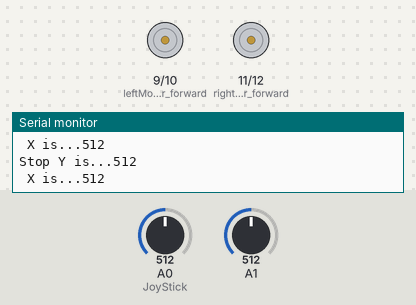
Recording of a sketch running on a simulated Arduino Uno, built with avr-gcc and run on an emulated ATmega328P. Parts: motor-driver pin pairs drawn as motors (green arrow = first pin HIGH = forward, orange = second pin HIGH = backward, longer = more drive), the last lines printed to the serial monitor. The inputs (shaded band) are chosen by the test bench; at power-on: A0 (JoyStick) = 512, A1 = 512.

Above: at 1.2 s.
1.3 s: A0 (JoyStick) set to 583
2.8 s: A0 (JoyStick) set to 615
At 3.9 s:
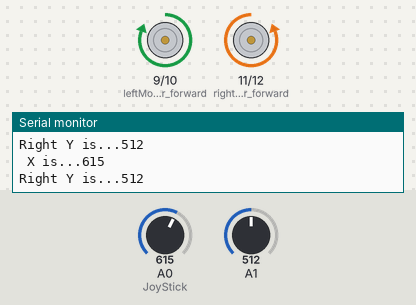
4.3 s: A0 (JoyStick) set to 390
At 5.5 s:
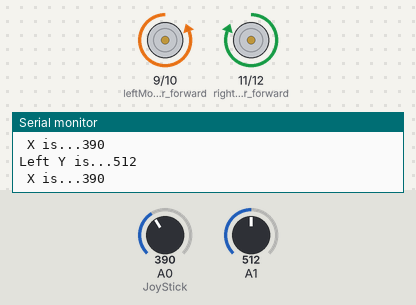
5.8 s: A0 (JoyStick) set to 416
At 6.6 s:
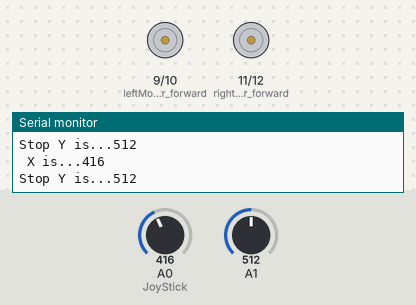
8.8 s: A1 set to 581
10.3 s: A1 set to 613
At 11.1 s:
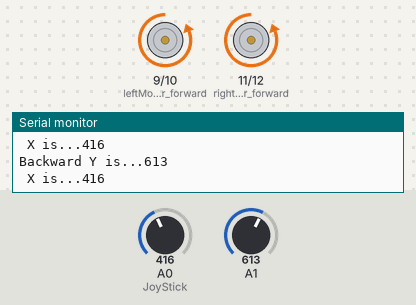
Timing chart, 0 to 12.8 s (numbered marks = the images above; inputs shaded):
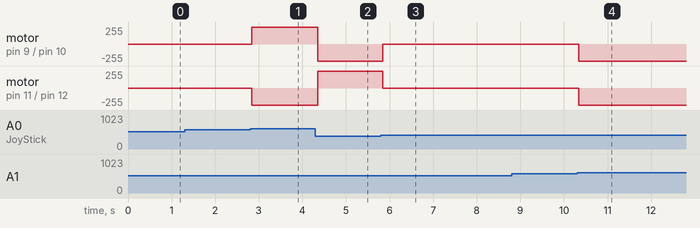

The sketch:

Basic_Joystick_Controlled_Car.ino
```cpp
int xVal; //X values from joystick
int yVal; //Y values from joystick

//Motor pins
int leftMotor_forward = 9;                    // identifies the left motor forward motion as 9
int leftMotor_backward = 10;                  // identifies the left motor bacward motion as 10

int rightMotor_forward = 11;                 // identifies the right motor forward motion as 11
int rightMotor_backward = 12;                // identifies the right motor bacward motion as 12

void setup() {

Serial.begin(9600);

pinMode(A0, INPUT); //JoyStick
pinMode(A1, INPUT);

pinMode(leftMotor_forward, OUTPUT); // Motors
pinMode(leftMotor_backward, OUTPUT);
pinMode(rightMotor_forward, OUTPUT);
pinMode(rightMotor_backward, OUTPUT);

}

void loop() {
xVal= analogRead(A0);
yVal= analogRead(A1);

Serial.print(" Y is...");

Serial.println(yVal); //prints Y values

Serial.print(" X is...");

Serial.println(xVal);

if((600>xVal && xVal>400) && (600>yVal && yVal>400))              // if 600 > X > 400 and 600 > Y > 400 then execute following
{
 Serial.print("Stop");                                            // The following code causing all motors to stop
 digitalWrite(leftMotor_forward, LOW);
 digitalWrite(leftMotor_backward, LOW);
 digitalWrite(rightMotor_forward, LOW);
 digitalWrite(rightMotor_backward, LOW);
}
else if( (600>xVal && xVal>400) && yVal < 511) // move forward       // if 600 > 400 and 511 > Y then both motors rotate forward
{
Serial.print("Forward");
digitalWrite(leftMotor_forward, HIGH);
digitalWrite(leftMotor_backward, LOW);
digitalWrite(rightMotor_forward, HIGH);
digitalWrite(rightMotor_backward, LOW);

}
else if((600>xVal && xVal>400)  && yVal > 511) //move backward
{
Serial.print("Backward");
digitalWrite(leftMotor_forward, LOW);
digitalWrite(leftMotor_backward, HIGH);
digitalWrite(rightMotor_forward, LOW);
digitalWrite(rightMotor_backward, HIGH);

}
else if(xVal > 511  &&(600>yVal && yVal>400)) // turn right
{
Serial.print("Right");
digitalWrite(leftMotor_forward, HIGH);
digitalWrite(leftMotor_backward, LOW);
digitalWrite(rightMotor_forward, LOW);
digitalWrite(rightMotor_backward, HIGH);
}
else if (xVal < 511  && (600>yVal && yVal>400))//turn left
{
Serial.print("Left");
digitalWrite(leftMotor_forward, LOW);
digitalWrite(leftMotor_backward, HIGH);
digitalWrite(rightMotor_forward, HIGH);
digitalWrite(rightMotor_backward, LOW);
}
}
```

Measured:
- the behaviour switches between 599 and 600 on A0 (JoyStick) (found by bisection; images 0 and 1)
- the behaviour switches between 400 and 401 on A0 (JoyStick) (found by bisection; images 2 and 3)
- the behaviour switches between 599 and 600 on A1 (found by bisection; images 3 and 4)
- after the input at 2.8 s, motor on pin 9 (leftMotor_forward) / pin 10 (leftMotor_backward): stopped → forward 255/255 at once; motor on pin 11 (rightMotor_forward) / pin 12 (rightMotor_backward): stopped → backward 255/255 at once
- after the input at 4.3 s, motor on pin 9 (leftMotor_forward) / pin 10 (leftMotor_backward): forward 255/255 → backward 255/255 after 0.05 s; motor on pin 11 (rightMotor_forward) / pin 12 (rightMotor_backward): backward 255/255 → forward 255/255 after 0.05 s
- after the input at 5.8 s, motor on pin 9 (leftMotor_forward) / pin 10 (leftMotor_backward): backward 255/255 → stopped after 0.05 s; motor on pin 11 (rightMotor_forward) / pin 12 (rightMotor_backward): forward 255/255 → stopped after 0.05 s
- after the input at 10.3 s, motor on pin 9 (leftMotor_forward) / pin 10 (leftMotor_backward), motor on pin 11 (rightMotor_forward) / pin 12 (rightMotor_backward): stopped → backward 255/255 at once
